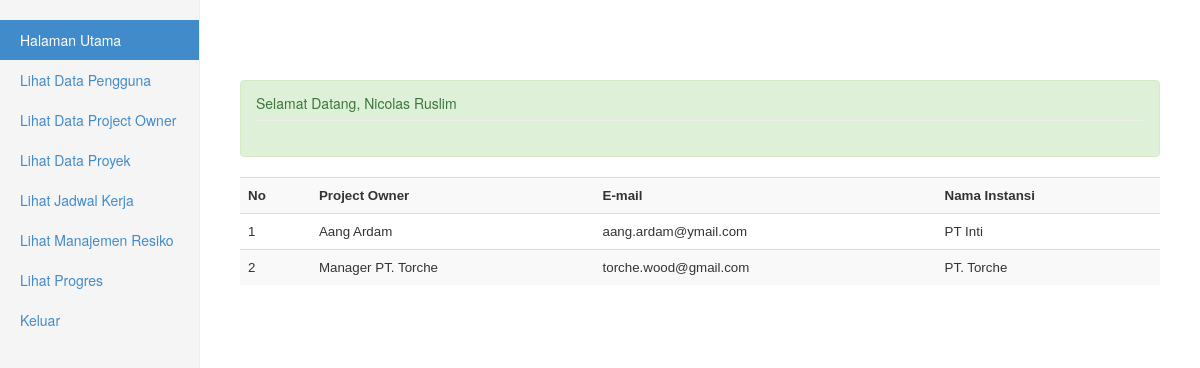
Screenshot of /admin/beranda.php?page=ldataclient.php (signed in) with the database file from the repository.
### tables this page shows
CREATE TABLE IF NOT EXISTS `user` (
`id_user` int(3) NOT NULL,
  `nama` varchar(100) NOT NULL,
  `username` char(30) NOT NULL,
  `password` varchar(45) NOT NULL,
  `email` varchar(30) NOT NULL,
  `status` varchar(20) NOT NULL
);

CREATE TABLE IF NOT EXISTS `client` (
`id_client` int(3) NOT NULL,
  `id_user` int(3) NOT NULL,
  `nama_client` varchar(30) NOT NULL,
  `email` varchar(30) NOT NULL,
  `instansi` varchar(30) NOT NULL
);

### admin/beranda.php (shortened to what this page needs)
<?php
	$username = isset($_SESSION['username']) ? $_SESSION['username'] : 'Variabel belum terbentuk';
	if ($_SESSION['username'])
	{
		$sql = mysql_query("SELECT * FROM user WHERE username = '$username'");
		$data = mysql_fetch_array($sql);
?>
<!DOCTYPE html>
<html lang="en">
	<head>
	    <link href="../assets/css/bootstrap.css" rel="stylesheet">
	    <link href="../assets/css/dashboard.css" rel="stylesheet">
	    <link href="../assets/css/bootstrap-datepicker.css" rel="stylesheet">
	    <link href="../assets/css/datatable.css" rel="stylesheet">
	</head>
	<body>
		<div class="container-fluid">
			<div class="row">
				<div class="col-sm-3 col-md-2 sidebar">
					<ul class="nav nav-sidebar">
							<li class="active"><a href="?page=beranda.php">Halaman Utama</a></li>
							<?php if($data['status'] == "MANAGER" ){ ?>
							<li><a href="?page=datauser.php">Manajemen Pengguna</a></li>
							<li><a href="?page=dataclient.php">Manajemen Project Owner</a></li>
							<li><a href="?page=dataproyek.php">Data Proyek</a></li>
							<li><a href="?page=dataprogres.php">Lihat Progres</a></li>
						<?php } else if($data['status'] == "CEO" ){ ?>
							<li><a href="?page=ldatauser.php">Lihat Data Pengguna</a></li>
							<li><a href="?page=ldataclient.php">Lihat Data Project Owner</a></li>
							<li><a href="?page=ldataproyek.php">Lihat Data Proyek</a></li>
							<li><a href="?page=datajadwal.php">Lihat Jadwal Kerja</a></li>
							<li><a href="?page=dataresiko.php">Lihat Manajemen Resiko</a></li>
							<li><a href="?page=dataprogres.php">Lihat Progres</a></li>
						<?php } else if($data['status'] == "DEVELOPER" ){ ?>
							<li><a href="?page=ldatauser.php">Lihat Data Pengguna</a></li>
							<li><a href="?page=ldataclient.php">Lihat Data Project Owner</a></li>
							<li><a href="?page=ldataproyek.php">Lihat Data Proyek</a></li>
							<li><a href="?page=datajadwal.php">Jadwal Kerja</a></li>
							<li><a href="?page=dataresiko.php">Manajemen Resiko</a></li>
							<li><a href="?page=dataprogres.php">Lihat Progres</a></li>
						<?php } ?>
							<li><a href="logout.php">Keluar</a></li>
			        </ul>
				</div>
				<div class="col-sm-9 col-sm-offset-3 col-md-10 col-md-offset-2 main">
                    <div class="alert alert-success">
                        <h5 class="page-header">Selamat Datang, <?php echo $data['nama'];?></h5>
                    </div>
					<?php
						@$page=$_GET["page"];
						switch($page)
						{
							case "ldataclient.php" : include "ldataclient.php";break;
                        }
					?>
				</div>
			</div>
		</div>
	</body>
</html>
<?php
	}
?>

### admin/ldataclient.php (shortened to what this page needs)
<!DOCTYPE html>
<html lang="en">
	<head>
		<link rel="stylesheet" type="text/css" href="../assets/css/style.css">
	</head>
	<body>
		<div class="table-responsive" id="table">
			<table class="table table-striped">
				<tr>
					<th>No</th>
					<th>Project Owner</th>
					<th>E-mail</th>
					<th>Nama Instansi</th>
				</tr>
				<?php
					$sql = mysql_query("SELECT * FROM client");
					$no = 1;
					while ($data = mysql_fetch_assoc($sql))
					{
				?>
					<tr>
						<td><?php echo $no;?></td>
						<td><?php echo $data['nama_client']; ?></td>
						<td><?php echo $data['email']; ?></td>
						<td><?php echo $data['instansi']; ?></td>
					</tr>
				<?php
					$no++;
					}
				?>
			</table>
		</div>
	</body>
</html>

### assets/css/dashboard.css (style rules this page uses)
body { padding-top: 50px; }
.sidebar { display: none; }
@media (min-width: 768px) { .sidebar { position: fixed; top: 0; bottom: 0; left: 0; z-index: 1000; display: block; padding: 20px; overflow-x: hidden; overflow-y: auto; background-color: #f5f5f5; border-right: 1px solid #eee; } }
.nav-sidebar { margin-right: -21px; margin-bottom: 20px; margin-left: -20px; }
.nav-sidebar > li > a { padding-right: 20px; padding-left: 20px; }
.nav-sidebar > .active > a, .nav-sidebar > .active > a:hover, .nav-sidebar > .active > a:focus { color: #fff; background-color: #428bca; }
.main { padding: 20px; }
@media (min-width: 768px) { .main { padding-right: 40px; padding-left: 40px; } }
.main .page-header { margin-top: 0; }

### assets/css/style.css (style rules this page uses)
body { padding-bottom: 40px; background-size: cover; background-repeat: no-repeat; background-image: url("../img/tehnologijabg.jpg"); }
tr > th { font-family: "Adobe Garamond Pro Bold", helvetica, sans-serif; font-size: 10pt; font-weight: bold; background-color: transparent; }
tr > td { font-size: 10pt; font-family: "Calibri", helvetica, sans-serif; }
#table { position: relative; top: 10px; }
.alert { position: relative; top: 10px; }

### rows the page displays
user: nama "Nicolas Ruslim"
client: nama_client "Aang Ardam", email "aang.ardam@ymail.com", instansi "PT Inti"
client: nama_client "Manager PT. Torche", email "torche.wood@gmail.com", instansi "PT. Torche"
